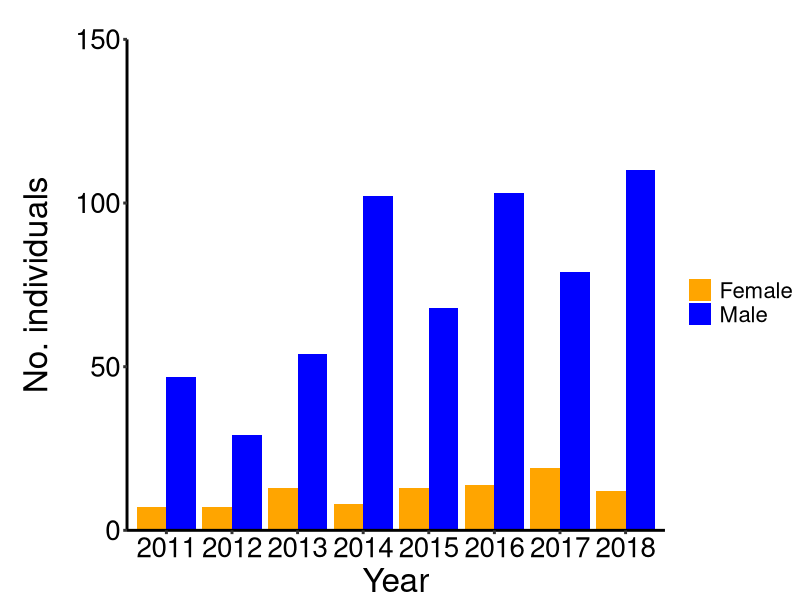

This chart was generated by the following R code: (Note: this script raises an error after producing the figure.)
#Uts_adults basic stats
####libraries####
library(tidyverse)
library(cowplot)

#datasets####
Utsadults <- read.csv("Data/UtsadultsALL_21.06.22.csv")

#colorblind palette
cbPalette <- c("#E69F00", "#56B4E9", "#009E73", "#0072B2", "#D55E00", "#CC79A7","#999999", "#F0E442")

#fill in 0 for NAs in respawner and recapture columms
#calculate age at maturity (1st reproduction)
Utsadults11_18 <- Utsadults %>%
  mutate(Respawner = replace_na(Respawner, 0)) %>%
  mutate(recapture = replace_na(recapture, 0)) %>%
  mutate(ageatmaturity = ifelse(respawner.info == "1S1", 1,
                                       ifelse(respawner.info == "2S1", 2,  
                                              ifelse(respawner.info == "3S1", 3, InterpAge)))) %>%
  relocate(ageatmaturity, .after = respawner.info)

#How many adults? 2011 -2018
Utsadults11_18 %>% count()

#how many for each sex?
Utsadults11_18 %>% group_by(sex) %>% count()

#how many are recaptures? (2 = recapture)
Utsadults11_18 %>% group_by(sex, recapture) %>% count()

#How many have scale smolt (i.e. freshwater) age? remove recaptures
Utsadults11_18 %>% filter(recapture <= 1) %>% count(Scale.smoltage)

#remove recature  
Utsadults11_18smolt <- Utsadults11_18 %>%
  filter(recapture != 2) 

#linear regression of fw age by sex
smoltage <- lm(Scale.smoltage ~ sex, data = Utsadults11_18smolt)
summary(smoltage)

#How many have seaage age? remove recaptures
Utsadults11_18 %>% filter(recapture != 2) %>% count(scale.seaage)

#age at maturity range 
Utsadults11_18 %>% filter(recapture != 2) %>% group_by(sex) %>% count(ageatmaturity)

#age at maturity range 
Utsadults11_18mat <- Utsadults11_18 %>%
    filter(recapture != 2) 

#lm age at maturity vs sex
ageatmat <- lm(ageatmaturity ~ sex, data = Utsadults11_18mat)
summary(ageatmat)

#age at maturity for iteroparous individuals
Utsadults11_18matage <- Utsadults11_18 %>% 
  filter(recapture != 2) %>%
  filter(respawner.info != "") %>% 
  select(ID, sex, ageatmaturity, respawner.info) 

#respawner info
Utsadults11_18matage %>% group_by(sex) %>% count(respawner.info)

#calculate age ate maturity for iteroparous individuals
Utsadults11_18matage %>% group_by(sex) %>% dplyr:: summarise_if(is.numeric, funs(mean(., na.rm=T), n = sum(!is.na(.)), se = sd(., na.rm=T)/sqrt(sum(!is.na(.)))))

####make table of total individuals#### 
uts.adults.ind <- Utsadults11_18 %>%
  count(year, sex) 

#create grouped bar plot of #collected individuals/year/class
p.adults.ind <-  ggplot(uts.adults.ind, aes(factor(year), n, fill = sex)) +geom_bar(stat = "identity", position = "dodge") +
  labs(y="No. individuals", x="Year") + 
  scale_fill_manual(name = "", labels = c("Female", "Male"), values = c("orange", "blue")) +
  scale_y_continuous(limits = c(0, 150), expand = c(0, 0)) +
  coord_cartesian(clip = 'off') +
  theme(plot.title=element_text(size=36, hjust=-0.5), legend.title=element_text(size=20), legend.text=element_text(size=16)) +
  theme(axis.title.x = element_text(size=24)) +  theme(axis.text.x = element_text(size=20, color="black")) +
  theme(axis.title.y = element_text(size=24, vjust=3, angle = 90)) +  theme(axis.text.y = element_text(size=20, color="black")) +
  theme(axis.line = element_line(size = 1)) + theme(axis.ticks = element_line(size=1)) +
  theme(axis.line = element_line(colour = "black"),
        panel.grid.major = element_blank(),
        panel.grid.minor = element_blank(),
        panel.border = element_blank(),
        panel.background = element_blank(),
        plot.margin=unit(c(1,0,0,1), "cm"))
        
#show graph
p.adults.ind

#saveplot
save_plot("images/Fig.adult.sample.png", p.adults.ind, base_height = 10.7, base_width = 7.6)

####linear regressions####
#what is the correlation between sea age, and body size/body weight/condition factor?
#only use individuals that have sea age at first reproduction and length/weight info
Utsadults_corr <- Utsadults11_18 %>%
  filter(recapture != 2) 
  
#linear regression of sea.age and length by sex
seaageXlength <- lm(scale.seaage ~ length.cm * sex, data = Utsadults_corr)
summary(seaageXlength)  

#graph vgll3top conserved versus seaage sires/dams
pseaageXlength <-ggplot(Utsadults_corr, aes(x=scale.seaage, y=length.cm, colour=sex)) + 
  geom_jitter(position = position_jitterdodge(0.2, 0.2, 0.25), size=4, stat="identity", alpha = 2/5) +
  scale_color_manual(values=c("darkorange", "dark blue")) +
  geom_smooth(method=lm, se=TRUE, size=2) +
  labs(y="Length (cm)", x="Sea age (sea winters)") + theme(plot.title=element_text(size=36,  hjust=0.5)) +
  theme(axis.title.x = element_text(size=24)) +  theme(axis.text.x = element_text(size=20, color="black")) +
  theme(axis.title.y = element_text(size=24, angle = 90)) +  theme(axis.text.y = element_text(size=20, color="black")) +
  theme(axis.line = element_line(size = 1)) + theme(axis.ticks = element_line(size=1)) +
  theme(legend.position = "none") +
  theme(axis.line = element_line(colour = "black"),
        panel.grid.major = element_blank(),
        panel.grid.minor = element_blank(),
        panel.border = element_blank(),
        panel.background = element_blank())
#show graph
pseaageXlength 

#saveplot
save_plot("images/Fig.seaageXlength.png", pseaageXlength, base_height = 7.6, base_width = 7.6)

#linear regression of sea.age and weight by sex
seaageXweight <- lm(scale.seaage ~ wt.kg * sex, data = Utsadults_corr)
summary(seaageXweight)

#graph vgll3top conserved versus seaage sires/dams
pseaageXweight <-ggplot(Utsadults_corr, aes(x=scale.seaage, y=wt.kg, colour=sex)) + 
  geom_jitter(position = position_jitterdodge(0.2, 0.2, 0.25), size=4, stat="identity", alpha = 2/5) +
  scale_color_manual(values=c("darkorange", "dark blue")) +
  geom_smooth(method=lm, se=TRUE, size=2) +
  labs(y="Weight (kg)", x="Sea age (sea winters)") + theme(plot.title=element_text(size=36,  hjust=0.5)) +
  theme(axis.title.x = element_text(size=24)) +  theme(axis.text.x = element_text(size=20, color="black")) +
  theme(axis.title.y = element_text(size=24, angle = 90)) +  theme(axis.text.y = element_text(size=20, color="black")) +
  theme(axis.line = element_line(size = 1)) + theme(axis.ticks = element_line(size=1)) +
  theme(legend.position = "none") +
  theme(axis.line = element_line(colour = "black"),
        panel.grid.major = element_blank(),
        panel.grid.minor = element_blank(),
        panel.border = element_blank(),
        panel.background = element_blank())
#show graph
pseaageXweight

#saveplot
save_plot("images/Fig.seaageXweight.png", pseaageXweight, base_height = 7.6, base_width = 7.6)

